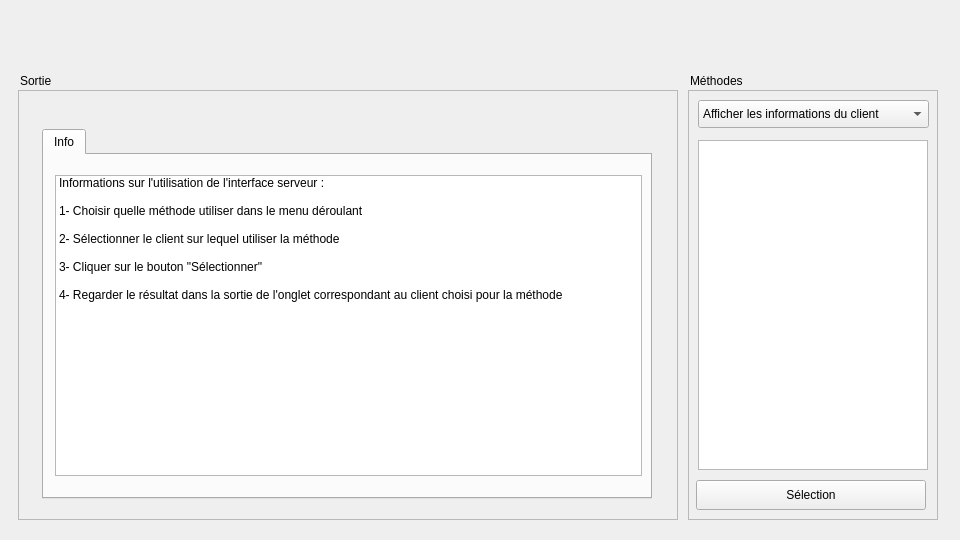
<?xml version="1.0" encoding="UTF-8"?>
<ui version="4.0">
 <class>MainWindow</class>
 <widget class="QMainWindow" name="MainWindow">
  <property name="geometry">
   <rect>
    <x>0</x>
    <y>0</y>
    <width>960</width>
    <height>540</height>
   </rect>
  </property>
  <property name="windowTitle">
   <string>MainWindow</string>
  </property>
  <property name="autoFillBackground">
   <bool>false</bool>
  </property>
  <widget class="QWidget" name="centralwidget">
   <widget class="QFrame" name="frame_2">
    <property name="geometry">
     <rect>
      <x>688</x>
      <y>90</y>
      <width>250</width>
      <height>430</height>
     </rect>
    </property>
    <property name="frameShape">
     <enum>QFrame::Shape::StyledPanel</enum>
    </property>
    <property name="frameShadow">
     <enum>QFrame::Shadow::Raised</enum>
    </property>
    <widget class="QListWidget" name="clientListWidget">
     <property name="enabled">
      <bool>true</bool>
     </property>
     <property name="geometry">
      <rect>
       <x>10</x>
       <y>50</y>
       <width>230</width>
       <height>330</height>
      </rect>
     </property>
     <property name="layoutDirection">
      <enum>Qt::LayoutDirection::LeftToRight</enum>
     </property>
    </widget>
    <widget class="QPushButton" name="selectionButton">
     <property name="geometry">
      <rect>
       <x>8</x>
       <y>390</y>
       <width>230</width>
       <height>30</height>
      </rect>
     </property>
     <property name="text">
      <string>Sélection</string>
     </property>
    </widget>
    <widget class="QComboBox" name="comboBox">
     <property name="geometry">
      <rect>
       <x>10</x>
       <y>10</y>
       <width>231</width>
       <height>28</height>
      </rect>
     </property>
     <item>
      <property name="text">
       <string>Afficher les informations du client</string>
      </property>
     </item>
     <item>
      <property name="text">
       <string>Démarrer le keylogger</string>
      </property>
     </item>
     <item>
      <property name="text">
       <string>Eteindre le keylogger</string>
      </property>
     </item>
     <item>
      <property name="text">
       <string>Afficher la liste complète des processus</string>
      </property>
     </item>
     <item>
      <property name="text">
       <string>Afficher la liste des processus (noms)</string>
      </property>
     </item>
     <item>
      <property name="text">
       <string>Déconnecter le client sélectionné (Prévision)</string>
      </property>
     </item>
     <item>
      <property name="text">
       <string>Analyse de données du client sélectionné (Prévision)</string>
      </property>
     </item>
    </widget>
   </widget>
   <widget class="QFrame" name="frame">
    <property name="geometry">
     <rect>
      <x>18</x>
      <y>90</y>
      <width>660</width>
      <height>430</height>
     </rect>
    </property>
    <property name="frameShape">
     <enum>QFrame::Shape::StyledPanel</enum>
    </property>
    <property name="frameShadow">
     <enum>QFrame::Shadow::Raised</enum>
    </property>
    <widget class="QTabWidget" name="tabWidget">
     <property name="geometry">
      <rect>
       <x>24</x>
       <y>39</y>
       <width>610</width>
       <height>370</height>
      </rect>
     </property>
     <property name="currentIndex">
      <number>0</number>
     </property>
     <widget class="QWidget" name="clientTab">
      <attribute name="title">
       <string>Info</string>
      </attribute>
      <widget class="QListWidget" name="listWidget">
       <property name="geometry">
        <rect>
         <x>11</x>
         <y>20</y>
         <width>587</width>
         <height>301</height>
        </rect>
       </property>
       <item>
        <property name="text">
         <string>Informations sur l'utilisation de l'interface serveur :</string>
        </property>
       </item>
       <item>
        <property name="text">
         <string/>
        </property>
       </item>
       <item>
        <property name="text">
         <string>1- Choisir quelle méthode utiliser dans le menu déroulant</string>
        </property>
       </item>
       <item>
        <property name="text">
         <string/>
        </property>
       </item>
       <item>
        <property name="text">
         <string>2- Sélectionner le client sur lequel utiliser la méthode</string>
        </property>
       </item>
       <item>
        <property name="text">
         <string/>
        </property>
       </item>
       <item>
        <property name="text">
         <string>3- Cliquer sur le bouton &quot;Sélectionner&quot;</string>
        </property>
       </item>
       <item>
        <property name="text">
         <string/>
        </property>
       </item>
       <item>
        <property name="text">
         <string>4- Regarder le résultat dans la sortie de l'onglet correspondant au client choisi pour la méthode</string>
        </property>
       </item>
      </widget>
     </widget>
    </widget>
   </widget>
   <widget class="QLabel" name="label_2">
    <property name="geometry">
     <rect>
      <x>20</x>
      <y>70</y>
      <width>81</width>
      <height>21</height>
     </rect>
    </property>
    <property name="text">
     <string>Sortie</string>
    </property>
   </widget>
   <widget class="QLabel" name="labelRight">
    <property name="geometry">
     <rect>
      <x>690</x>
      <y>70</y>
      <width>71</width>
      <height>21</height>
     </rect>
    </property>
    <property name="text">
     <string>Méthodes</string>
    </property>
   </widget>
  </widget>
 </widget>
 <resources/>
 <connections/>
</ui>
